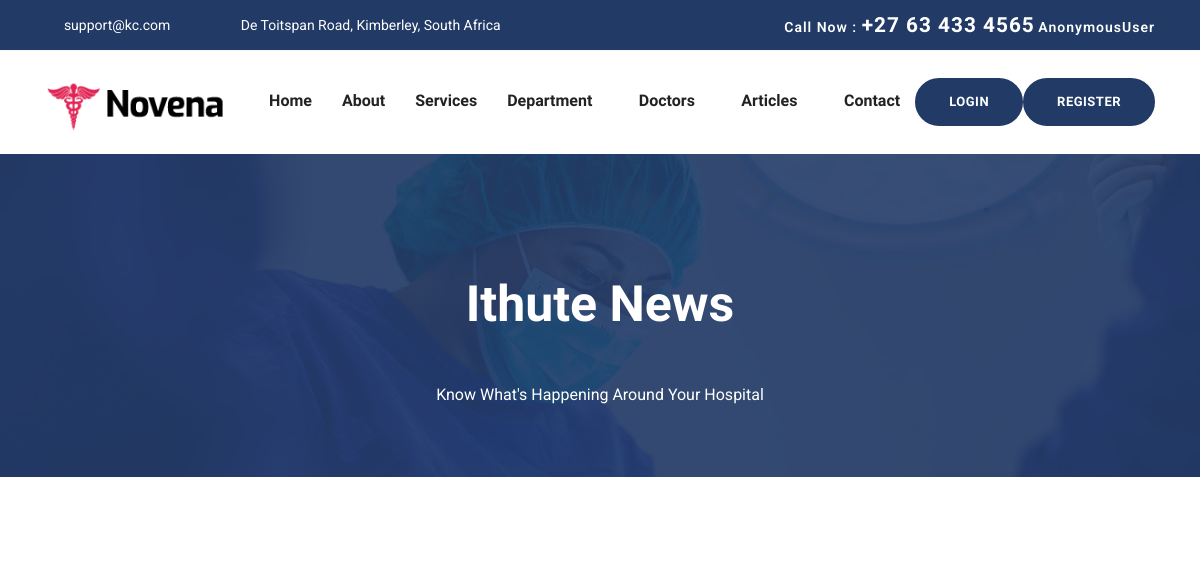
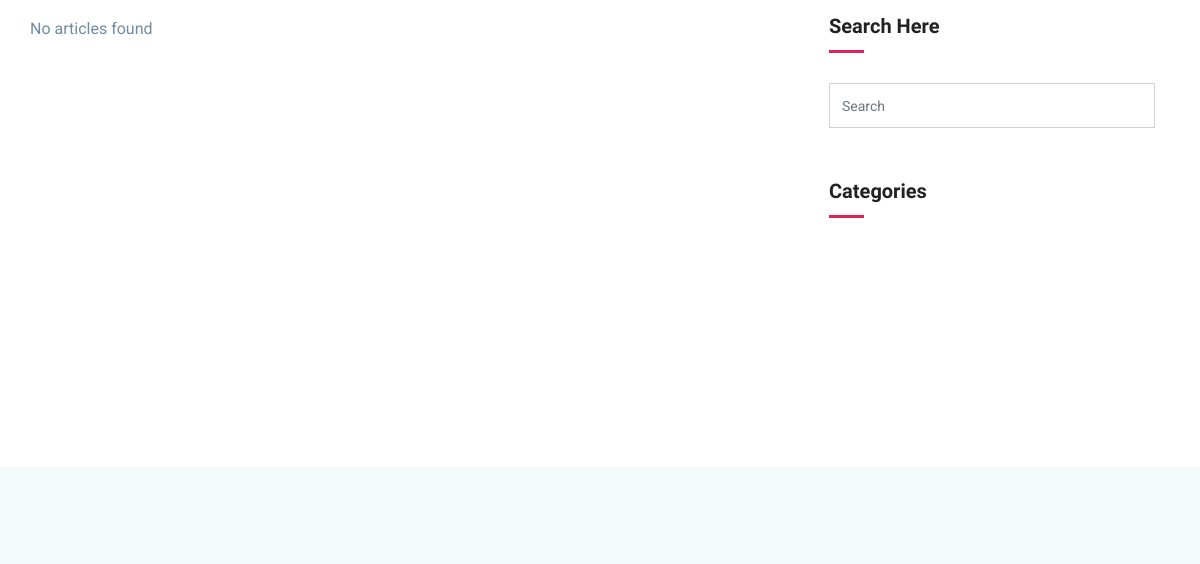
Page /blog/blog/ (upper part) on the earlier database version (2 pictures, top to bottom).
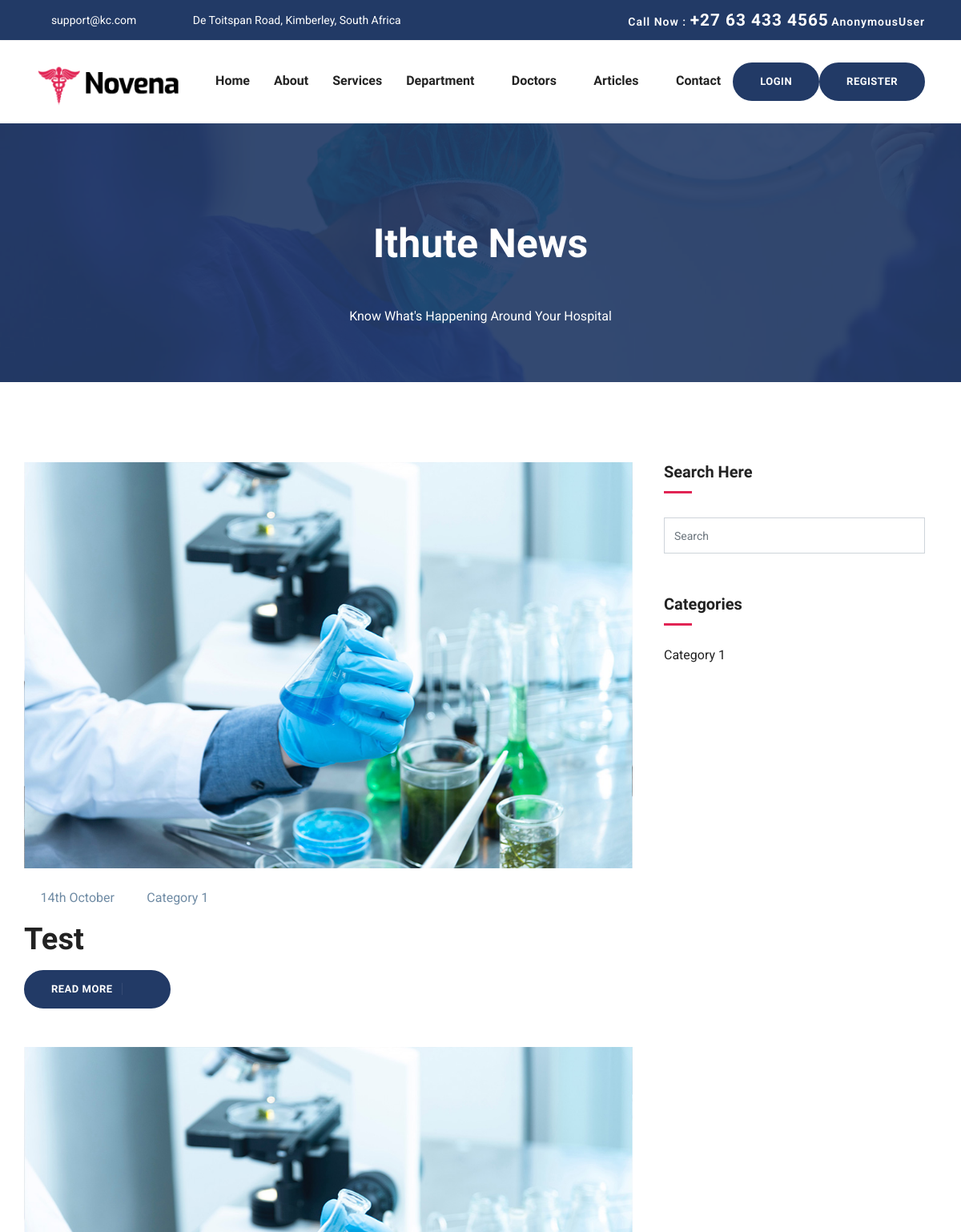
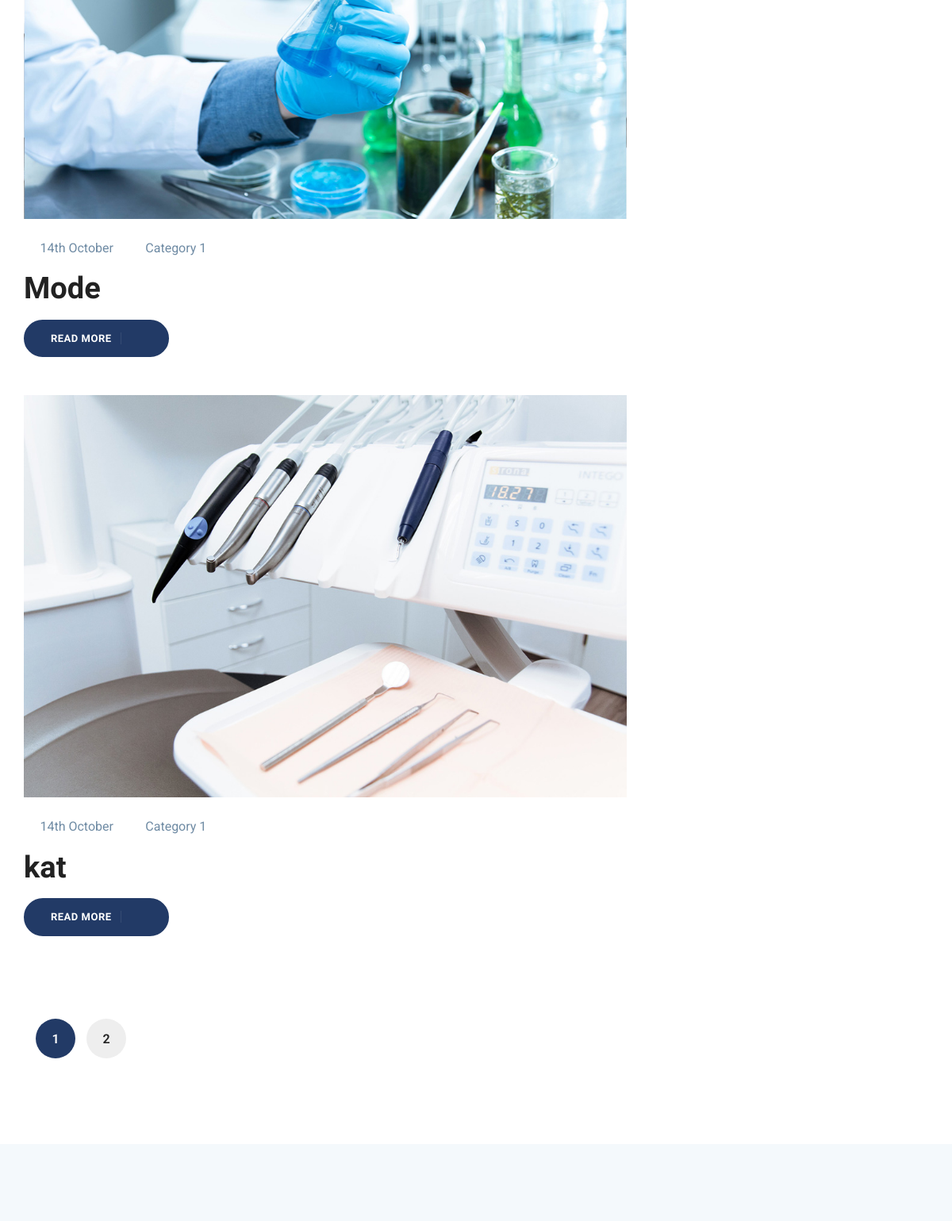
Same page on the later database version (2 pictures, top to bottom).
### blog/models.py (models this page shows, shortened)
class Article(models.Model):
    title = models.CharField(max_length=200)
    category = models.ForeignKey(Category, on_delete=models.CASCADE)
    content = models.TextField()
    author = models.ForeignKey(User, on_delete=models.CASCADE)  # If you want to associate articles with users
    date = models.DateTimeField(auto_now_add=True)
    picture = models.ImageField(upload_to='article_images/')  # Define the upload path for article pictures

class Category(models.Model):
    name = models.CharField(max_length=100, unique=True)
    description = models.TextField()

### blog/views.py (the view)
# urls.py: path('blog/', views.blog, name='blog'), # For the main page
def blog(request):
    articles_list = Article.objects.all()
    categories =Category .objects.all()
    page = request.GET.get('page')
    paginator = Paginator(articles_list, 3)  # Show 3 articles per page
    try:
        articles = paginator.page(page)
    except PageNotAnInteger:
        articles = paginator.page(1)
    except EmptyPage:
        articles = paginator.page(paginator.num_pages)
    context = {
        'articles': articles,
        'categories':categories,
    }
    return render(request, 'blog/index.html', context)

### templates/blog/index.html (shortened to what this page needs)
{% extends 'base.html' %}
{% block content %}
{% load static %}
<body id="top">
  <section class="page-title bg-1">
    <div class="container">
      <div class="row">
        <div class="col-md-12">
          <div class="block text-center">
            <h1 class="text-capitalize mb-5 text-lg">Ithute News</h1>
            <span class="text-white">Know What's Happening Around Your Hospital</span><br>
          </div>
        </div>
      </div>
    </div>
  </section>
  <section class="section blog-wrap">
    <div class="container">
      <div class="row">
        <div class="col-lg-8">
          <div class="row">
            <div class="row">
				{% if articles %}
				{% for article in articles %}
				  <div class="col-lg-12 col-md-12 mb-5">
					<div class="blog-item" data-category="{{ article.category.name|lower }}">
					  <div class="blog-thumb">
						<img src="{{ article.picture.url }}" alt="{{ article.title }}" class="img-fluid">
					  </div>
					  <div class="blog-item-content">
						<div class="blog-item-meta mb-3 mt-4">
						  <span class="text-black text-capitalize mr-3">
							<i class="icofont-calendar mr-1"></i> {{ article.date|date:"jS F" }}
						  </span>
						  <span class="text-black text-capitalize mr-3">
							<i class="icofont-folder-open mr-1"></i> {{ article.category.name }}
						  </span>
						</div>
						<h2 class="mt-3 mb-3"><a href="{% url 'blog_details' article.pk %}">{{ article.title }}</a></h2>
						<a href="{% url 'blog_details' article.pk %}" target="_blank" class="btn btn-main btn-icon btn-round-full">Read More <i class="icofont-simple-right ml-2"></i></a>
					  </div>
					</div>
				  </div>
				{% endfor %}
			  {% else %}
				<div class="col-lg-12">
				  <p>No articles found</p>
				</div>
			  {% endif %}
            </div>
          </div>
        </div>
        <div class="col-lg-4">
          <div class="sidebar-wrap pl-lg-4 mt-5 mt-lg-0">
			<div class="sidebar-widget search mb-3">
				<h5>Search Here</h5>
				<form action="{% url 'search_articles' %}" class="search-form" method="get">
					<input type="text" class="form-control" placeholder="Search" name="q" id="articleSearch">
				</form>
			</div>
            <div class="sidebar-widget category mb-3">
				<h5 class="mb-4">Categories</h5>
				<ul class="list-unstyled">
					{% for category in categories %}
						<li class="align-items-center">
							<a href="{% url 'category_articles' category.id %}">{{ category.name }}</a>
						</li>
					{% endfor %}
				</ul>
			</div>
          </div>
        </div>
      </div>
      <div class="row mt-5">
        <div class="col-lg-8">
          <nav class="pagination py-2 d-inline-block">
			{% if articles %}
			<div class="nav-links">
			  <span aria-current="page" class="page-numbers current">{{ articles.number }}</span>
			  {% if articles.has_next %}
				<a class="page-numbers" href="?page={{ articles.paginator.num_pages }}">{{ articles.paginator.num_pages }}</a>
			  {% endif %}
			</div>
		  {% endif %}
          </nav>
        </div>
      </div>
    </div>
  </section>
  {% endblock content %}

Differences in the rows shown:
added Article: picture (picture), date "14th October", category.name "Category 1", title "Test"
added Article: picture (picture), date "14th October", category.name "Category 1", title "Mode"
added Article: picture (picture), date "14th October", category.name "Category 1", title "kat"
added Category: name "Category 1"
Other differences:
{{ articles.number }}: (not shown) → "1"
{{ articles.paginator.num_pages }}: (not shown) → "2"
text no longer shown: "No articles found"
